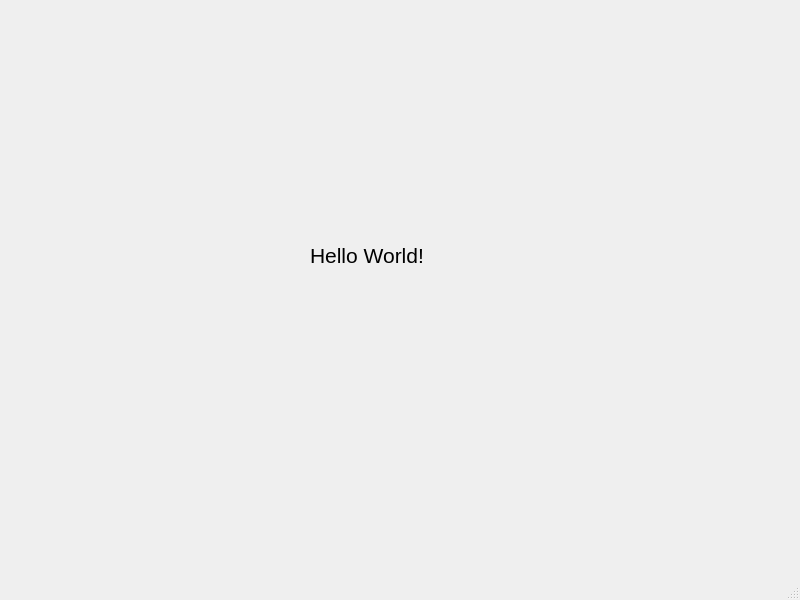
<?xml version="1.0" encoding="UTF-8"?>
<ui version="4.0">
 <class>MainWindow</class>
 <widget class="QMainWindow" name="MainWindow">
  <property name="geometry">
   <rect>
    <x>0</x>
    <y>0</y>
    <width>800</width>
    <height>600</height>
   </rect>
  </property>
  <property name="windowTitle">
   <string>MainWindow</string>
  </property>
  <widget class="QWidget" name="centralwidget">
   <widget class="QLabel" name="label">
    <property name="geometry">
     <rect>
      <x>310</x>
      <y>240</y>
      <width>161</width>
      <height>31</height>
     </rect>
    </property>
    <property name="font">
     <font>
      <pointsize>16</pointsize>
     </font>
    </property>
    <property name="text">
     <string>Hello World!</string>
    </property>
   </widget>
  </widget>
  <widget class="QMenuBar" name="menubar">
   <property name="geometry">
    <rect>
     <x>0</x>
     <y>0</y>
     <width>800</width>
     <height>26</height>
    </rect>
   </property>
  </widget>
  <widget class="QStatusBar" name="statusbar"/>
 </widget>
 <resources/>
 <connections/>
</ui>
